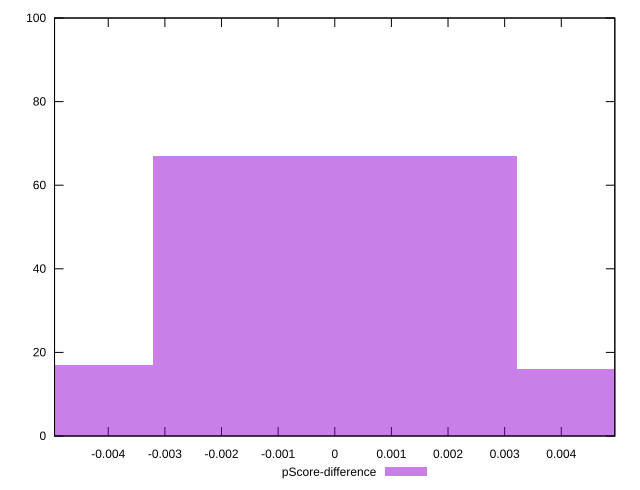

This figure's gnuplot source:
reset

$pScoreDifference <<EOF
0 67
0.006430044378836382 16
-0.006430044378836382 17
EOF

set key outside below
set boxwidth 0.006430044378836382
set xrange [-0.004948652812911458:0.004945406348634274]
set yrange [0:100]
set trange [0:100]
set style fill transparent solid 0.5 noborder
set terminal svg size 640, 490 enhanced background rgb 'white'
set output "report_00017_2021-02-10T15-08-03.406Z/estimated-input-latency/samples/pages/pScore-difference/histogram.svg"

plot $pScoreDifference title "pScore-difference" with boxes

reset
